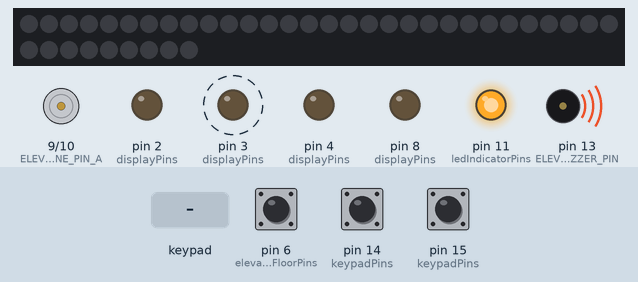
A program run on a simulated Arduino Nano, built with avr-gcc and run on an emulated ATmega328P. On the bench: 39 RGB LEDs in strip order, left to right, continuing on the next row, motor-driver pin pairs drawn as motors (green arrow = first pin HIGH = forward, orange = second pin HIGH = backward, longer = more drive), output pins drawn as LEDs (lit = HIGH), buzzer (waves = sounding, pin HIGH). Wiring (inferred from the names in the program): 2×4 keypad with keys 1 2 3 4 5 6 7 8 (labels assumed): rows pin 5, pin 7; columns pin 16, pin 17, pin 18, pin 19. Dashed ring = blinking. The test bench sets the inputs (shaded band); at power-on: pin 15 (keypadPins) HIGH, pin 14 (keypadPins) HIGH, pin 6 (elevatorFloorPins) HIGH. Pins used as bus, display or sensor lines are not drawn.

Above: at 1.2 s.
1.3 s: pin 15 (keypadPins) pulled LOW for 0.15 s
At 1.75 s:
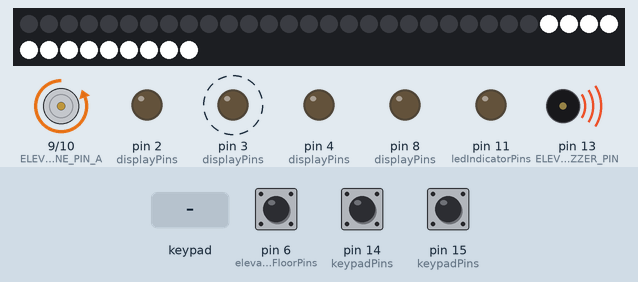
2.0 s: key '3' pressed
At 3.3 s:
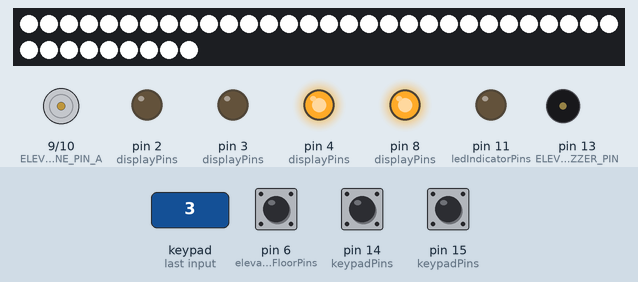
3.7 s: pin 14 (keypadPins) pulled LOW for 0.15 s
At 4.27 s:
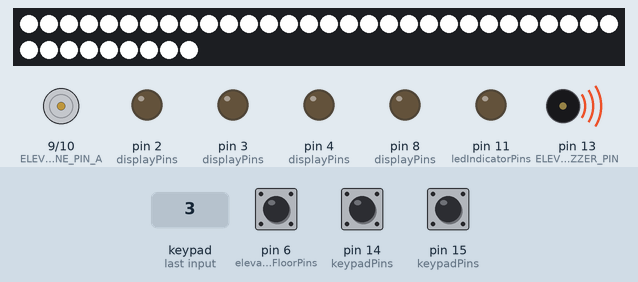
4.4 s: pin 6 (elevatorFloorPins) pulled LOW for 1 s
At 6.1 s:
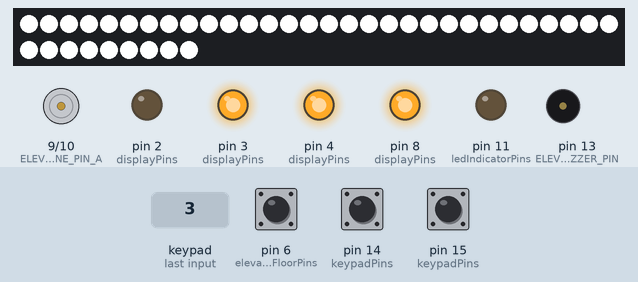
6.9 s: pin 15 (keypadPins) pulled LOW for 1 s
At 8.05 s:
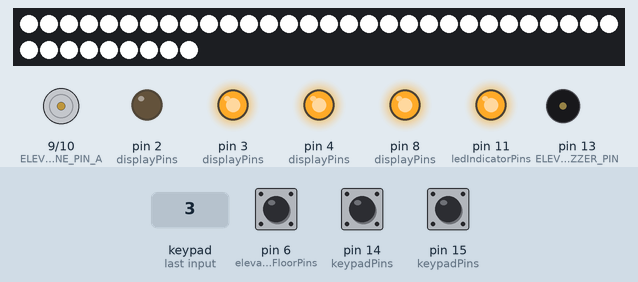
8.5 s: pin 14 (keypadPins) pulled LOW for 1 s
Timing chart, 0 to 12.7 s (numbered marks = the images above; inputs shaded):
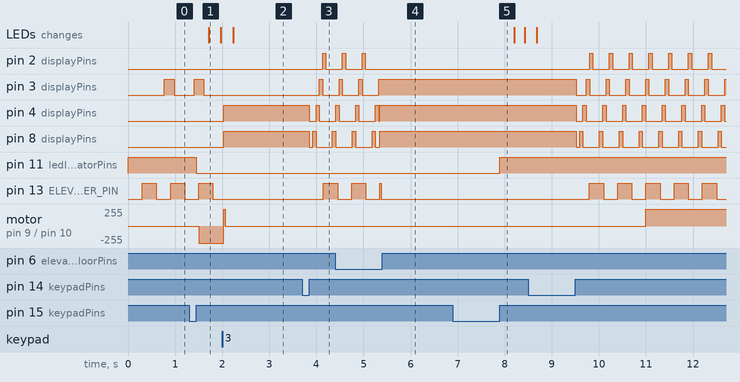

Measured:
- after the input at 1.3 s, pin 11 (ledIndicatorPins): HIGH → LOW after 0.15 s; the LEDs: change after 0.41 s (image 1)
- after the input at 2.0 s, pin 3 (displayPins), pin 13 (ELEVATOR_BUZZER_PIN): stops changing and stays LOW; pin 4 (displayPins), pin 8 (displayPins): LOW → HIGH at once; motor on pin 9 (ELEVATOR_ENGINE_PIN_A) / pin 10 (ELEVATOR_ENGINE_PIN_B): backward 255/255 → stopped at once
- after the input at 3.7 s, pin 2 (displayPins): LOW → HIGH after 0.43 s, → LOW 0.07 s later; pin 3 (displayPins): LOW → HIGH after 0.36 s, → LOW 0.07 s later
- after the input at 4.4 s, pin 2 (displayPins): goes on until 5.0 s, then stays LOW; pin 3 (displayPins): goes on until 5.3 s, then stays HIGH; motor on pin 9 (ELEVATOR_ENGINE_PIN_A) / pin 10 (ELEVATOR_ENGINE_PIN_B): stays stopped (without the input it goes to forward 255/255 after 0.95 s)
- after the input at 6.9 s, pin 11 (ledIndicatorPins): LOW → HIGH after 1.0 s
- after the input at 8.5 s, pin 2 (displayPins): alternates HIGH for 0.07 s and LOW for 0.35 s, starting after 1.3 s; pin 3 (displayPins): HIGH → LOW after 1.0 s, then repeats every 0.42 s: HIGH 0.07 s, LOW 0.35 s
- by itself, pin 13 (ELEVATOR_BUZZER_PIN): alternates HIGH for 0.30 s and LOW for 0.30 s

The program:

main.cpp
```cpp
// (licence header left out)
#include "common.hpp"
#include "display.hpp"
#include "keypad.hpp"
#include "led-indicator.hpp"
#include "light.hpp"
#include "elevator.hpp"

// Light (pin de datos WS2811)
#define LIGHT_DATA_PIN 12

// Elevator engine
#define ELEVATOR_ENGINE_PIN_A 9
#define ELEVATOR_ENGINE_PIN_B 10
#define ELEVATOR_BUZZER_PIN   13

// Keypad
#define FLOOR_1  0
#define FLOOR_2  1
#define FLOOR_3  2
#define LIGHT    3


                     // segmentos ->  a  b  c  d  e  f   g
const uint8_t displayPins[]       = { 7, 8, 4, 3, 2, 99, 5 };
const uint8_t keypadPins[]        = { 17, 16, 14, 15 };
const uint8_t ledIndicatorPins[]  = { 11 };
const uint8_t elevatorFloorPins[] = { 18, 19, 6 };


void keypadHandler(uint8_t n);
void elevatorEnd(uint8_t floor);


void setup()
{
  Light::init(LIGHT_DATA_PIN);
  Display::init(displayPins, LOW);
  Keypad::init(keypadPins, arrayLength(keypadPins), keypadHandler);
  LedIndicator::init(ledIndicatorPins, arrayLength(ledIndicatorPins));
  Elevator::init(elevatorFloorPins, arrayLength(elevatorFloorPins), ELEVATOR_ENGINE_PIN_A,
                 ELEVATOR_ENGINE_PIN_B, ELEVATOR_BUZZER_PIN, elevatorEnd);

  uint8_t floor = Elevator::floor();

  /* Si el ascensor se encuentra entre pisos
   * se lo desplaza hacia el primero
   */
  if ( floor != NO_FLOOR )
    Display::show(Elevator::floor() + 1);
  else {
    Display::effect(Display::SHIFT_DOWN);
    Elevator::goTo(FLOOR_1);
  }
  /**/

}


void loop()
{
  // Escanea el estado de los switches
  Keypad::scan();
}


/**
 * Funcion invocada cuando concluye
 * cualqquier recorrido del ascensror
 */
void elevatorEnd(uint8_t floor) {
  Display::clearEffect();
  Display::show(floor + 1);
}


/**
 * Manejo de switches
 * pisos del 1 al 3 y luces
 */
void keypadHandler(uint8_t key) {

  // On/Off luces
  if ( key == LIGHT ) {

    if ( LedIndicator::toggle(0) )
      Light::on();
    else
      Light::off();
  }
  //

  // Obtiene piso actual donde esta el ascensor
  uint8_t floor = Elevator::floor();

  /* Si el switch presionado es el de alguno de
   * los pisos distintos del actual y el
   * ascensor se encuentra listo
   */
  if ( key != LIGHT && Elevator::status() == Elevator::READY && key != floor ) {

    // Ascensor entre pisos
    if ( floor == NO_FLOOR )
      Display::effect(Display::RIGHT_ROTATION);
    else if ( key < floor ) // solicitud de bajada
      Display::effect(Display::SHIFT_DOWN);
    else // solicitud de subida
      Display::effect(Display::SHIFT_UP);

    // Ir al piso key
    Elevator::goTo(key);

  }
  /**/

}
```

async-loop.hpp
```cpp
#ifndef ASYNC_LOOP_H
#define ASYNC_LOOP_H

#include <avr/io.h>
#include <avr/interrupt.h>

#define RESOLUTION         65536    // Timer1 is 16 bit
#define MAX_ASYNC_LOOPS    34

#define setTimeout(callback, millis) AsyncLoop.attach(callback, millis, AsynchLoop::ONE_TIME)
#define setInterval(callback, millis) AsyncLoop.attach(callback, millis, AsynchLoop::CYCLIC)
#define clearInterval(loopId) AsyncLoop.detach(loopId)

class AsynchLoop
{
public:

    typedef uint8_t LoopId;
    typedef enum {CYCLIC, ONE_TIME} LoopType;

    /**
     * Agrega una funcion callback con un intervalo de ejecucion determinado
     */
    LoopId attach(void (*isr)(), long milliseconds, LoopType loopType = CYCLIC);

    /**
     * Elimina el callback correspondiente al id
     *
     */
    void detach(LoopId);

    /**
     * Recorre el array de callbacks y ejecuta cada uno segun corresponda
     */
    void callAsyncLoops(void);

private:

    void _init(long microseconds=1000);
    uint8_t _initialized = 0;
    unsigned char clockSelectBits;
	char oldSREG;					// To hold Status Register while ints disabled
    //void (*_asyncLoops[MAX_ASYNC_LOOPS])(void);

    typedef struct {
        LoopType loopType;
        long long period;
        long long counter;
        void (*handlerFunction)(void);
    } Loop;

    Loop _loops[MAX_ASYNC_LOOPS];

    void start();
    void stop();
    void restart();
	void resume();
	unsigned long read();
    void setPeriod(long microseconds);

};

extern AsynchLoop AsyncLoop;

#endif
```

common.hpp
```cpp
// (licence header left out)
#ifndef COMMON_H
#define COMMON_H

#include <Arduino.h>
#include "async-loop.hpp"

#define arrayLength(a)  sizeof(a)/sizeof(a[0])


#endif
```

display.hpp
```cpp
// (licence header left out)
#ifndef DISPLAY_H
#define DISPLAY_H

#include "common.hpp"


class Display {

public:

  // Define un tipo de ejfecto que puede estar ejecutando el display
  typedef enum {NONE, BLINK, RIGHT_ROTATION, LEFT_ROTATION, SHIFT_UP, SHIFT_DOWN} Effect;

  static void init(const uint8_t *displayPins, uint8_t commonPinLevel = HIGH);
  static void show(uint8_t value);
  static void effect(Effect effect);
  static void clearEffect(void);

private:

  static const uint8_t *pins;    // array de pines
  static uint8_t common;         // terminal comun (puede ser LOW o HIGH)
  static Effect _activeEffect;   // efecto actualmente activo
  static uint8_t _value;         // valor decimal que muestra el display
  static uint8_t _effectStep;    // numero de secuencia o escena que se esta ejecutando en un efecto
  static uint8_t _blinkCounter;  // contador utilizado para el efecto blink

  static void _setSegment(uint8_t segment);
  static void _clearSegment(uint8_t segment);
  static void _playEffect(void);
  static void _setSegmentsByte(uint8_t value);

};


#endif
```

elevator.hpp
```cpp
// (licence header left out)
#ifndef ELEVATOR_H
#define ELEVATOR_H

#include "common.hpp"

#define NO_FLOOR 255
#define ON       1
#define OFF      0

#define WAIT_TIME     1500
#define BRAKE_TIME    30
#define BUZZER_PERIOD 300

class Elevator {

public:

  // Define el estado del ascensor
  typedef enum {READY, BUSY, WAITING, ERROR} Status;

  static void init(const uint8_t *floorPins, const uint8_t floors, const uint8_t enginePinA,
                   const uint8_t enginePinB, const uint8_t buzzerPin, void (*endCallback)(uint8_t) = NULL );

  /**
   * Determina a que piso debe dirigirse el ascensor
   * El segundo argumento (opcional) establece una funcion
   * callback que sera ejecutada cuando finalice el recorrido solicitado
   */
  static void goTo(uint8_t floor, void (*endCallback)(uint8_t) = NULL );

  /**
   * Retorna el estado actual del ascensor
   */
  static Status status(void);

  /**
   * Retorna el piso en el cual se encuentra el ascensor
   */
  static uint8_t floor(void);

private:

  // Define la direccion (o sentido) hacia la cual se desplaza el ascensor
  typedef enum {NONE, UP, DOWN} Direction;

  static const uint8_t *_floorPins;      // pines donde se conectan los finales de carrera de cada piso
  static uint8_t _floors;                // cantidad total de pisos
  static uint8_t _enginePinA;            // pin A del motor
  static uint8_t _enginePinB;            // pin B del motor
  static uint8_t _buzzerPin;             // pin conectado al buzzer (beep)
  static uint8_t _pwmValue;              // No utilizado en la solucion programada
  static uint8_t _currentFloor;          // piso en el cual se encuentra el ascensor actualmente
  static uint8_t _goToFloor;             // piso solicitado (cuando concluye el recorrido toma el valor NO_FLOOR)
  static Direction _currentMovement;     // movimiento actual del ascensor (arriba, abajo o ninguno)
  static void (*_endCallback)(uint8_t);  // funcion callback a invocar cuando finaliza un recorrido
  static Status _status;                 // estado actual del ascensor (listo, ocupado, en espera)

  static void _move(Direction direction);
  static void _stop(void);
  static void _brake(void);
  static void _scan(void);
  static void _checkCurrentFloor(void);
  static void _beep(uint8_t status = ON);
  static void _playBuzzer(void);
  static void _setReady(void);

};


#endif
```

led-indicator.hpp
```cpp
// (licence header left out)
#ifndef LED_INDICATOR_H
#define LED_INDICATOR_H

#include "common.hpp"

#define MAX_LEDS 20

class LedIndicator {

public:

  // Define el estado de los leds
  typedef enum {OFF, ON, BLINK_SLOW, BLINK_MEDIUM, BLINK_FAST} LedStatus;

  static void init(const uint8_t *ledIndicatorPins, uint8_t quantity, uint8_t commonPinLevel = HIGH);
  static void on(uint8_t ind);
  static void off(uint8_t ind);
  static uint8_t toggle(uint8_t ind);
  static void blink(uint8_t ind, LedIndicator::LedStatus blinkStatus = LedIndicator::BLINK_MEDIUM);
  static LedIndicator::LedStatus read(uint8_t ind);

private:

  static const uint8_t * _pins;       // array de pines conectado a cada led
  static uint8_t _quantity;           // cantidad total de leds
  static LedStatus _status[MAX_LEDS]; // array de estado de cada led
  static uint8_t _common;             // terminal comun (puede ser LOW o HIGH)

  static void _blink(LedIndicator::LedStatus blinkStatus);
  static void _blinkSlow(void);   // establece el efecto blink con velocidad baja
  static void _blinkMedium(void); // idem con velocidad media
  static void _blinkFast(void);   // idem con velocidad alta

};

#endif
```

light.hpp
```cpp
// (licence header left out)
#ifndef LIGHT_H
#define LIGHT_H

#include "common.hpp"

#include <Adafruit_NeoPixel.h>
#ifdef __AVR__
 #include <avr/power.h> // Required for 16 MHz Adafruit Trinket
#endif


#define TOTAL_PIXELS          39  // cada uno de los WS2811
#define TOTAL_ZONES           3   // cada uno de los pisos
#define MAX_BRIGHT            255
#define ZERO_BRIGHT           0
#define SCALER_SLOW_SPEED     130
#define SCALER_MEDIUM_SPEED   12
#define SCALER_FAST_SPEED     1
#define ON_TIME_SECONDS       900  // tiempo de espera en segundos para el apagado automatico (15 min)

class Light {

public:

  // Define las posibles escenas o efectos de apagado o encendido
  typedef enum {
    NONE,
    SEQUENTIAL_ON,
    SEQUENTIAL_OFF,
    FADE_ON,
    FADE_OFF,
    SEQUENTIAL_FADE_ON,
    SEQUENTIAL_FADE_OFF
  } Scene;

  // Define los posibles estados
  typedef enum {
    ON,
    OFF
  } Status;

  static void init(const uint8_t dataPin);
  static void setAll(int red, int green, int blue);
  static void on(void);
  static void off(void);

private:

  // Define zonas, que son tramos iniciados por el nodo begin y finalizado por end
  typedef struct { int begin; int end; } Zone;

  // Define un conjunto de escenas de apagado y encendido
  typedef struct { void (*on)(); void (*off)(); } ChangeType;

  static Adafruit_NeoPixel *_pixels;
  static Zone _zones[TOTAL_ZONES];
  static Scene _scene;
  static uint32_t _step;
  static uint8_t _intervalScalerCounter;
  static uint8_t _intervalScaler;
  static ChangeType _changeTypes[];
  static uint8_t _activeChangeType;
  static AsynchLoop::LoopId _autoOffInterval;
  static long _onTimeSeconds;
  static Status _status;

  static void _setIntervalScaler(uint8_t intervalScaler);
  static void _resetInterval(void);
  static void _runInterval(void);
  static void _setZone(uint8_t zone, int red, int green, int blue);
  static void _on(void);
  static void _off(void);
  static void _sequentialOn(void);
  static void _sequentialOff(void);
  static void _fadeOn(void);
  static void _fadeOff(void);
  static void _sequentialFadeOn(void);
  static void _sequentialFadeOff(void);
  static void _decreaseOnTimeSeconds(void);

};


#endif
```

async-loop.cpp
```cpp
#include <Arduino.h>

#include "async-loop.hpp"

#ifndef ASYNC_LOOP_CPP
#define ASYNC_LOOP_CPP

AsynchLoop AsyncLoop;      // preinstatiate

ISR(TIMER1_OVF_vect)       // interrupt service routine that wraps a user defined function supplied by attachInterrupt
{

  AsyncLoop.callAsyncLoops();

}


void AsynchLoop::_init(long microseconds)
{
  if ( ! _initialized ) {

    _initialized = 1;
    TCCR1A = 0;                 // clear control register A
    TCCR1B = _BV(WGM13);        // set mode 8: phase and frequency correct pwm, stop the timer
    setPeriod(microseconds);

    memset(_loops, 0x00, sizeof(_loops));

    TIMSK1 = _BV(TOIE1);  // sets the timer overflow interrupt enable bit

    resume();

  }

}


void AsynchLoop::setPeriod(long microseconds)		// AR modified for atomic access
{

  long cycles = (F_CPU / 2000000) * microseconds;                                // the counter runs backwards after TOP, interrupt is at BOTTOM so divide microseconds by 2
  if(cycles < RESOLUTION)              clockSelectBits = _BV(CS10);              // no prescale, full xtal
  else if((cycles >>= 3) < RESOLUTION) clockSelectBits = _BV(CS11);              // prescale by /8
  else if((cycles >>= 3) < RESOLUTION) clockSelectBits = _BV(CS11) | _BV(CS10);  // prescale by /64
  else if((cycles >>= 2) < RESOLUTION) clockSelectBits = _BV(CS12);              // prescale by /256
  else if((cycles >>= 2) < RESOLUTION) clockSelectBits = _BV(CS12) | _BV(CS10);  // prescale by /1024
  else        cycles = RESOLUTION - 1, clockSelectBits = _BV(CS12) | _BV(CS10);  // request was out of bounds, set as maximum

  oldSREG = SREG;
  cli();							// Disable interrupts for 16 bit register access
  ICR1 = cycles;                                          // ICR1 is TOP in p & f correct pwm mode
  SREG = oldSREG;

  TCCR1B &= ~(_BV(CS10) | _BV(CS11) | _BV(CS12));
  TCCR1B |= clockSelectBits;                                          // reset clock select register, and starts the clock
}


AsynchLoop::LoopId AsynchLoop::attach(void (*isr)(), long milliseconds, AsynchLoop::LoopType loopType)
{
  int id;

  if ( ! _initialized )
    _init();

  for ( id = 0 ; id < MAX_ASYNC_LOOPS ; id++ )
    if (_loops[id].handlerFunction == NULL)
      break;

  _loops[id].loopType = loopType;
  _loops[id].period = milliseconds;
  _loops[id].counter = milliseconds;
  _loops[id].handlerFunction = isr;

  return id;
}


void AsynchLoop::detach(AsynchLoop::LoopId loopId)
{
  //TIMSK1 &= ~_BV(TOIE1);    // clears the timer overflow interrupt enable bit
															// timer continues to count without calling the isr
  memset( (void *) &(_loops[loopId]), 0x00, sizeof(Loop));

}


void AsynchLoop::resume()				// AR suggested
{
  TCCR1B |= clockSelectBits;
}


void AsynchLoop::restart()		// Depricated - Public interface to start at zero - Lex 10/9/2011
{
	start();
}


void AsynchLoop::start()	// AR addition, renamed by Lex to reflect it's actual role
{
  unsigned int tcnt1;

  TIMSK1 &= ~_BV(TOIE1);        // AR added
  GTCCR |= _BV(PSRSYNC);   		// AR added - reset prescaler (NB: shared with all 16 bit timers);

  oldSREG = SREG;				// AR - save status register
  cli();						// AR - Disable interrupts
  TCNT1 = 0;
  SREG = oldSREG;          		// AR - Restore status register
	resume();
  do {	// Nothing -- wait until timer moved on from zero - otherwise get a phantom interrupt
	oldSREG = SREG;
	cli();
	tcnt1 = TCNT1;
	SREG = oldSREG;
  } while (tcnt1==0);

//  TIFR1 = 0xff;              		// AR - Clear interrupt flags
//  TIMSK1 = _BV(TOIE1);              // sets the timer overflow interrupt enable bit
}


void AsynchLoop::stop()
{
  TCCR1B &= ~(_BV(CS10) | _BV(CS11) | _BV(CS12));  // clears all clock selects bits
}


unsigned long AsynchLoop::read()    //returns the value of the timer in microseconds
{									//rember! phase and freq correct mode counts up to then down again
  	unsigned long tmp;				// AR amended to hold more than 65536 (could be nearly double this)
  	unsigned int tcnt1;				// AR added

	oldSREG= SREG;
  	cli();
  	tmp=TCNT1;
	SREG = oldSREG;

	char scale=0;
	switch (clockSelectBits)
	{
	case 1:// no prescalse
		scale=0;
		break;
	case 2:// x8 prescale
		scale=3;
		break;
	case 3:// x64
		scale=6;
		break;
	case 4:// x256
		scale=8;
		break;
	case 5:// x1024
		scale=10;
		break;
	}

	do {	// Nothing -- max delay here is ~1023 cycles.  AR modified
		oldSREG = SREG;
		cli();
		tcnt1 = TCNT1;
		SREG = oldSREG;
	} while (tcnt1==tmp); //if the timer has not ticked yet

	//if we are counting down add the top value to how far we have counted down
	tmp = (  (tcnt1>tmp) ? (tmp) : (long)(ICR1-tcnt1)+(long)ICR1  );		// AR amended to add casts and reuse previous TCNT1
	return ((tmp*1000L)/(F_CPU /1000L))<<scale;
}


// JCB CUSTOM

void AsynchLoop::callAsyncLoops() {

  for ( int id = 0 ; id < MAX_ASYNC_LOOPS ; id++ )
    if ( _loops[id].handlerFunction && _loops[id].counter ) {

      _loops[id].counter--;

      if ( _loops[id].counter == 0 ) {

        _loops[id].handlerFunction();

        if ( _loops[id].loopType == CYCLIC )
          _loops[id].counter = _loops[id].period;
        else
          _loops[id].handlerFunction = NULL; // disponibiliza el espacio

      }

    }

}

//

#endif
```

led-indicator.cpp
```cpp
// (licence header left out)
#include "led-indicator.hpp"

const uint8_t * LedIndicator::_pins;
uint8_t LedIndicator::_quantity;
LedIndicator::LedStatus LedIndicator::_status[MAX_LEDS];
uint8_t LedIndicator::_common;


void LedIndicator::init(const uint8_t *ledIndicatorPins, uint8_t quantity, uint8_t commonPinLevel) {

  _common = commonPinLevel;
  _pins = ledIndicatorPins;
  _quantity = quantity;

  // Inicializa cada uno de los pines de leds
  for ( int i = 0 ; i < _quantity ; i++ ) {
    pinMode(_pins[i], OUTPUT);
    digitalWrite(_pins[i], _common);
  }

  // Establece cada ciclo para blick con velocidades baja, media y alta
  AsyncLoop.attach(_blinkSlow, 800);
  AsyncLoop.attach(_blinkMedium, 200);
  AsyncLoop.attach(_blinkFast, 100);

}


void LedIndicator::on(uint8_t ind) {
  _status[ind] = ON;
  digitalWrite(_pins[ind], !_common);
}


void LedIndicator::off(uint8_t ind) {
  _status[ind] = OFF;
  digitalWrite(_pins[ind], _common);
}


void LedIndicator::blink(uint8_t ind, LedIndicator::LedStatus blinkStatus) {
  _status[ind] = blinkStatus;
}


uint8_t LedIndicator::toggle(uint8_t ind) {

  uint8_t status = !digitalRead(_pins[ind]);
  digitalWrite(_pins[ind], status);

  if(_common)
    status = !status;

  _status[ind] = (status)? ON : OFF;

  return status;
}


void LedIndicator::_blink(LedIndicator::LedStatus blinkStatus) {

  for ( int i = 0 ; i < _quantity ; i++ )
    if ( _status[i] == blinkStatus )
      digitalWrite(_pins[i], !digitalRead(_pins[i]));

}


void LedIndicator::_blinkSlow() {
  _blink(BLINK_SLOW);
}


void LedIndicator::_blinkMedium() {
  _blink(BLINK_MEDIUM);
}


void LedIndicator::_blinkFast() {
  _blink(BLINK_FAST);
}


LedIndicator::LedStatus LedIndicator::read(uint8_t ind) {
  return _status[ind];
}
```

Source omitted: display.cpp (3270 bytes), elevator.cpp (5396 bytes), light.cpp (5527 bytes), keypad.hpp (1047 bytes), keypad.cpp (1378 bytes)
